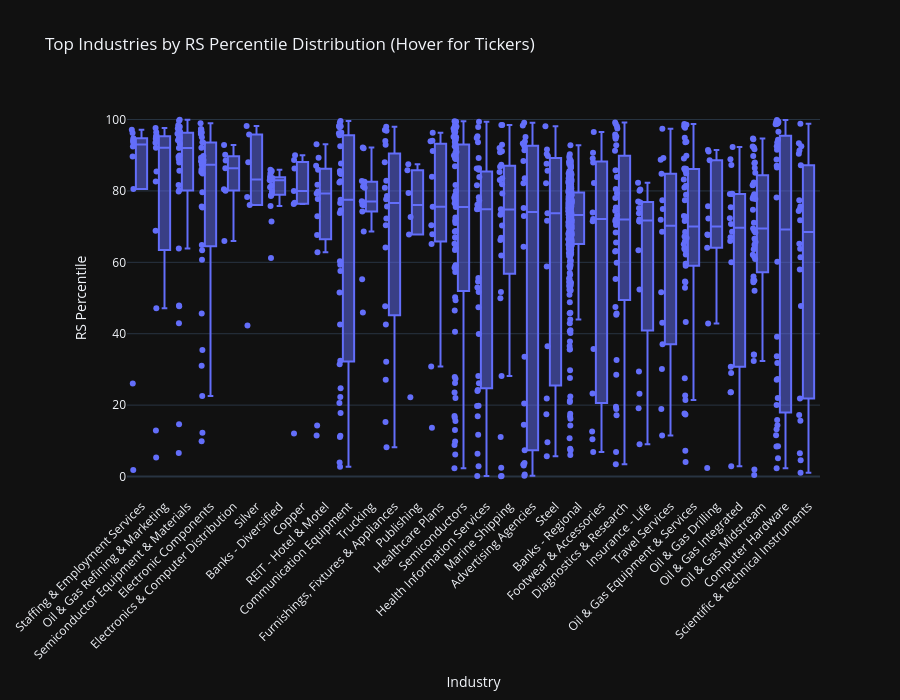

The code cell stored with this chart in its notebook:
### Code cell
import plotly.express as px
import pandas as pd

df = pd.read_parquet('output/stock_screener.parquet')

# 1. 유의미한 분석을 위해 종목 수가 일정 기준(예: 5개 이상)인 Industry만 필터링
industry_counts = df['industry'].value_counts()
valid_industries = industry_counts[industry_counts >= 5].index
df_filtered = df[df['industry'].isin(valid_industries)].copy()

# 2. RS 중앙값 기준으로 정렬 순서 계산
order = df_filtered.groupby('industry')['rs_percentile'].median().sort_values(ascending=False).index[:30] # 상위 30개
df_top = df_filtered[df_filtered['industry'].isin(order)]

# 3. Box Plot + 개별 종목 점(Scatter) 시각화
fig = px.box(
    df_top,
    x='industry',
    y='rs_percentile',
    category_orders={'industry': list(order)},
    points='all',  # 모든 종목을 점으로 함께 표시
    hover_data=['ticker', 'market_cap', 'rs_score', 'theme'],
    title='Top Industries by RS Percentile Distribution (Hover for Tickers)',
    labels={'rs_percentile': 'RS Percentile', 'industry': 'Industry'},
    template='plotly_dark',
    height=700
)

fig.update_layout(xaxis_tickangle=-45)
fig.show()

### Figure 1 — Plotly figure (JSON) as saved in the notebook; plotly's stock layout.template omitted (floating-point values rounded to 4 significant figures; data arrays with more than 128 entries replaced by an {"elided": "..."} marker saying what was removed)
{"data": [{"alignmentgroup": "True", "boxpoints": "all", "customdata": {"elided": "932x4 mixed values"}, "hovertemplate": "Industry=%{x}<br>RS Percentile=%{y}<br>ticker=%{customdata[0]}<br>market_cap=%{customdata[1]}<br>rs_score=%{customdata[2]}<br>theme=%{customdata[3]}<extra></extra>", "legendgroup": "", "marker": {"color": "#636efa"}, "name": "", "notched": false, "offsetgroup": "", "orientation": "v", "showlegend": false, "type": "box", "x": {"elided": "932 str values"}, "x0": " ", "xaxis": "x", "y": {"elided": "932 float values"}, "y0": " ", "yaxis": "y"}], "layout": {"boxmode": "group", "height": 700, "legend": {"tracegroupgap": 0}, "title": {"text": "Top Industries by RS Percentile Distribution (Hover for Tickers)"}, "xaxis": {"anchor": "y", "categoryarray": ["Staffing & Employment Services", "Oil & Gas Refining & Marketing", "Semiconductor Equipment & Materials", "Electronic Components", "Electronics & Computer Distribution", "Silver", "Banks - Diversified", "Copper", "REIT - Hotel & Motel", "Communication Equipment", "Trucking", "Furnishings, Fixtures & Appliances", "Publishing", "Healthcare Plans", "Semiconductors", "Health Information Services", "Marine Shipping", "Advertising Agencies", "Steel", "Banks - Regional", "Footwear & Accessories", "Diagnostics & Research", "Insurance - Life", "Travel Services", "Oil & Gas Equipment & Services", "Oil & Gas Drilling", "Oil & Gas Integrated", "Oil & Gas Midstream", "Computer Hardware", "Scientific & Technical Instruments"], "categoryorder": "array", "domain": [0, 1], "tickangle": -45, "title": {"text": "Industry"}}, "yaxis": {"anchor": "x", "domain": [0, 1], "title": {"text": "RS Percentile"}}}}
